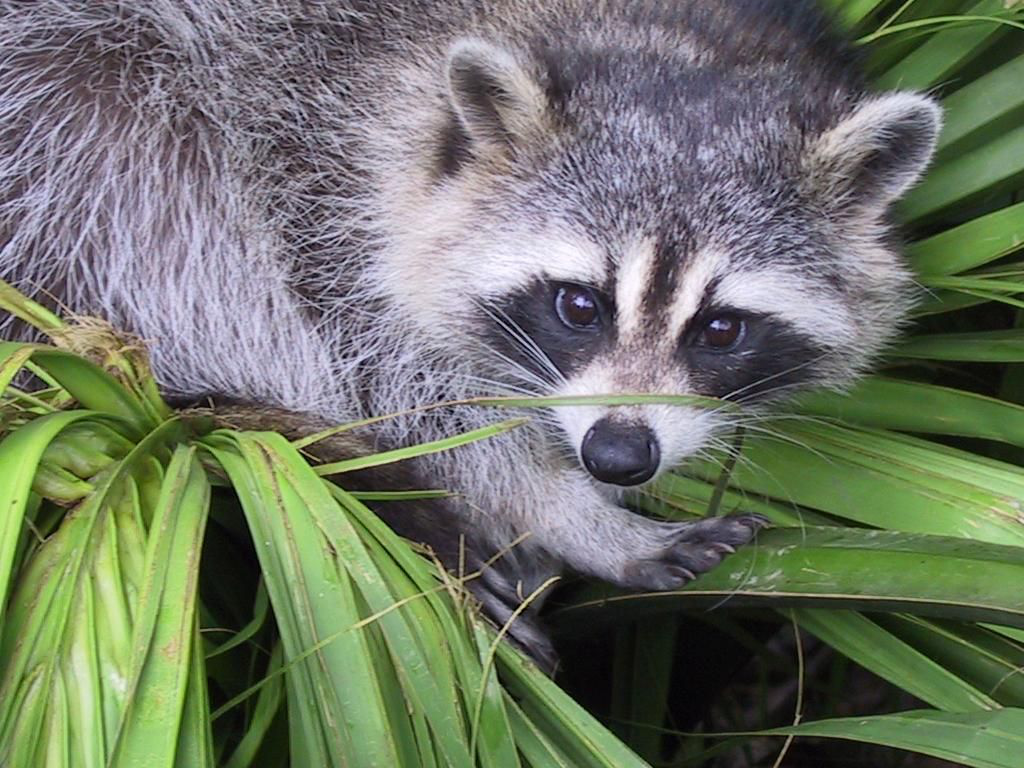
#> input picture nmfp/Cpp/face.png, 1024 x 768 px, found by its file name
$ python pixel_count_color.py
#> lines starting #> are read from the running program, lines starting #| are printed output that depends on the picture
#!/usr/local/bin/python

from PIL import Image, ImageFilter
import numpy as np
import matplotlib.pyplot as plt
from mpl_toolkits.mplot3d import Axes3D

im = Image.open('face.png')
#> im is the input picture: PIL image 1024x768 RGB; mean R, G, B 110.7, 117.7, 102.1

width = im.size[0]
#> width = 1024
height = im.size[1]
#> height = 768

print ("Width of image is %d, Height of image is %d" % (width,height))
#| Width of image is 1024, Height of image is 768
print (" ")

px = im.load()

# split image into 50 x 50 grid

threshold = 200
nxbins = 100
nybins = 100
xsize = int(width/nxbins)
#> xsize = 10
ysize = int(height/nybins)
#> ysize = 7
x_pixelstart = int((width - xsize*nxbins)/2)
#> x_pixelstart = 12
y_pixelstart = int((height - ysize*nybins)/2)
#> y_pixelstart = 34

print ("X Grid Size = %d, Y Grid Size = %d" % (xsize,ysize))
#| X Grid Size = 10, Y Grid Size = 7
print ("X Pixel Start = %d, Y Pixel Start = %d" % (x_pixelstart,y_pixelstart))
#| X Pixel Start = 12, Y Pixel Start = 34

xwhite =[0 for x in range(nxbins)]
ywhite =[0 for x in range(nybins)]
whitecount = [[0 for x in range(nybins)] for x in range(nxbins)]

for icount in range(nxbins):
    xwhite[icount]=icount
    xstartpixel=icount*xsize+x_pixelstart
    xendpixel=xstartpixel+xsize
    for jcount in range(nybins):
        ywhite[jcount]=jcount
        ystartpixel=jcount*ysize+y_pixelstart
        yendpixel=ystartpixel+ysize
        for xcount in range(xstartpixel,xendpixel):
            for ycount in range(ystartpixel,yendpixel):
#                print ("XPixel = %d, YPixel = %d, Pixel Value = %s" % (xcount,ycount,px[xcount,ycount]))
                if (px[xcount,ycount][0] > threshold) and (px[xcount,ycount][1] > threshold) and (px[xcount,ycount][2] > threshold):
                    whitecount[icount][jcount] = whitecount[icount][jcount]+1
#> after the loop, xwhite = 100 values from 0 to 99; ywhite = 100 values from 0 to 99
#        print ("I = %d, J = %d, WhiteCount = %d" % (icount,jcount,whitecount[icount][jcount]))

fig = plt.figure()
ax1 = fig.add_subplot(111,projection='3d')

data_array = np.array(whitecount)
x_data, y_data = np.meshgrid(xwhite,ywhite )

x_data = x_data.flatten()
y_data = y_data.flatten()
#> y_data = 10000 values from 0 to 99
z_data = data_array.flatten()
ax1.bar3d( x_data, y_data, np.zeros(len(z_data)),1,1,z_data )

plt.show()
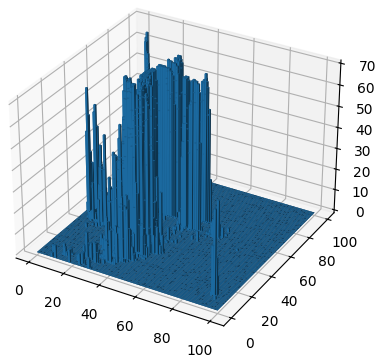
#> figure drawn by matplotlib, 1 panel
